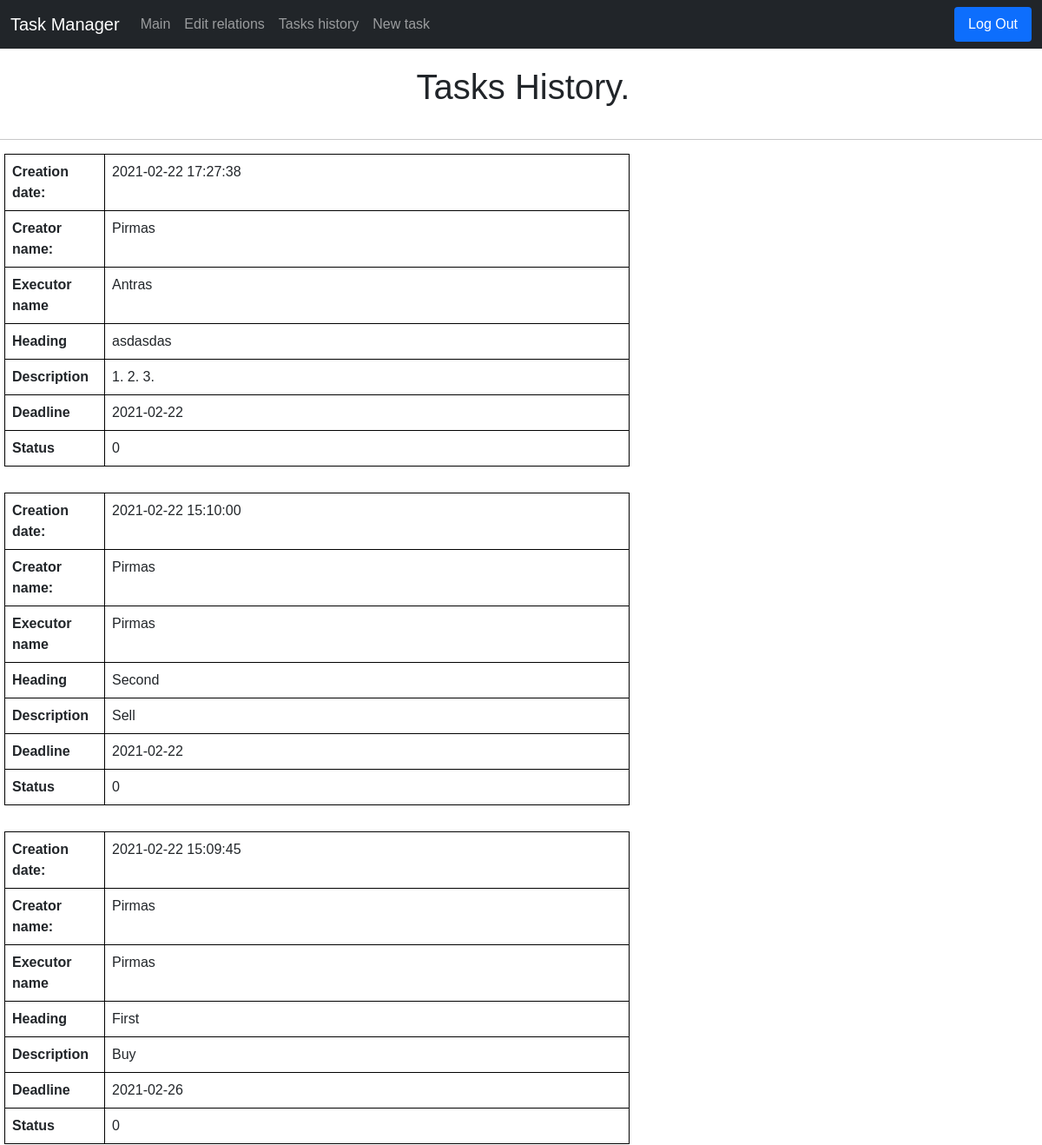
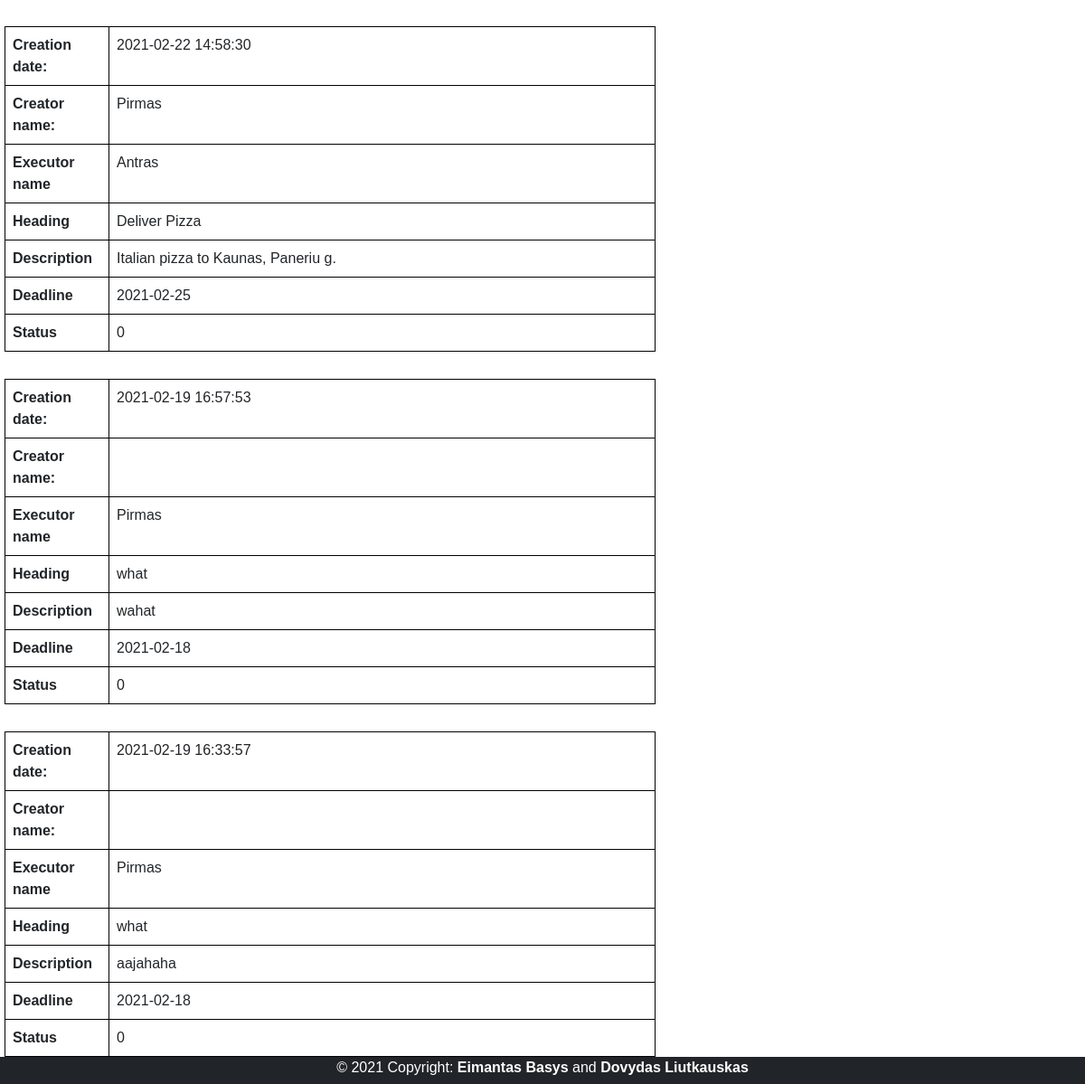
Page /tasks (signed in) on the committed database (2 pictures, top to bottom).
### tables this page shows
CREATE TABLE tasks(id INTEGER PRIMARY KEY, creator_id INTEGER, executor_id INTEGER, heading TEXT, description TEXT, creation_date TIMESTAMP DEFAULT CURRENT_TIMESTAMP,
deadline_date TIMESTAMP, status INTEGER);

CREATE TABLE users(user_id INTEGER PRIMARY KEY, name TEXT NOT NULL UNIQUE, hash TEXT NOT NULL, position TEXT, company TEXT);

### application.py (the view)
@app.route("/tasks", methods=["GET"])
def tasks():
    connection = sqlite3.connect('data.db')
    db = connection.cursor()
    db.execute("SELECT * FROM tasks WHERE creator_id = ? OR executor_id = ? ORDER BY creation_date DESC",
               (session["user_id"], session["user_id"]))
    rows = db.fetchall()
    db.execute("SELECT * FROM users")
    users = db.fetchall()
    return render_template("tasks.html", rows=rows, users=users)

### templates/tasks.html (shortened to what this page needs)
{% extends "layout.html" %}
{% block main %}
<h1 class="pageTitle">Tasks History.</h1>
<hr>
{% for row in rows %}
<div class="container-2">
    <table class="table">
        <tr class="borderr">
            <th scope="col" class="borderName">Creation date:</th>
            <td class="borderr">{{ row[5] }}</td>
        </tr>
        <tr class="borderr">
            <th scope="col" class="borderName">Creator name:</th>
            <td class="borderr">
                {% for user in users %}
                {% if user[0] == row[1] %}
                {{ user[1] }}
                {% endif %}
                {% endfor %}
            </td>
        </tr>
        <tr class="borderr">
            <th scope="col" class="borderName">Executor name</th>
            <td class="borderr">
                {% for user in users %}
                {% if user[0] == row[2] %}
                {{ user[1] }}
                {% endif %}
                {% endfor %}
            </td>
        </tr>
        <tr class="borderr">
            <th scope="col" class="borderName">Heading</th>
            <td class="borderr">{{ row[3] }}</td>
        </tr>
        <tr class="borderr">
            <th scope="col" class="borderName">Description</th>
            <td class="borderr">{{ row[4] }}</td>
        </tr>
        <tr class="borderr">
            <th scope="col" class="borderName">Deadline</th>
            <td class="borderr">{{ row[6] }}</td>
        </tr>
        <tr class="borderr">
            <th scope="col" class="borderName">Status</th>
            <td class="borderr">{{ row[7] }}</td>
        </tr>
    </table>
</div>
{% endfor %}
{% endblock %}

### static/styles.css (style rules this page uses)
.pageTitle { padding: 20px; text-align: center; margin-left: 5px; }
.table { width: 60%; margin-left: 5px; margin-bottom: 30px; }
.borderr { border: 1px solid black; }
.borderName { width: 16%; }
body { font-family: Verdana, Geneva, Tahoma, sans-serif }

### rows in the picture
tasks: creation_date "2021-02-22 17:27:38", heading "asdasdas", description "1. 2. 3.", deadline_date "2021-02-22", status "0"
users: name "Pirmas"
users: name "Antras"
tasks: creation_date "2021-02-22 15:10:00", heading "Second", description "Sell", deadline_date "2021-02-22", status "0"
tasks: creation_date "2021-02-22 15:09:45", heading "First", description "Buy", deadline_date "2021-02-26", status "0"
tasks: creation_date "2021-02-22 14:58:30", heading "Deliver Pizza", description "Italian pizza to Kaunas, Paneriu g.", deadline_date "2021-02-25", status "0"
tasks: creation_date "2021-02-19 16:57:53", heading "what", description "wahat", deadline_date "2021-02-18", status "0"
tasks: creation_date "2021-02-19 16:33:57", heading "what", description "aajahaha", deadline_date "2021-02-18", status "0"
